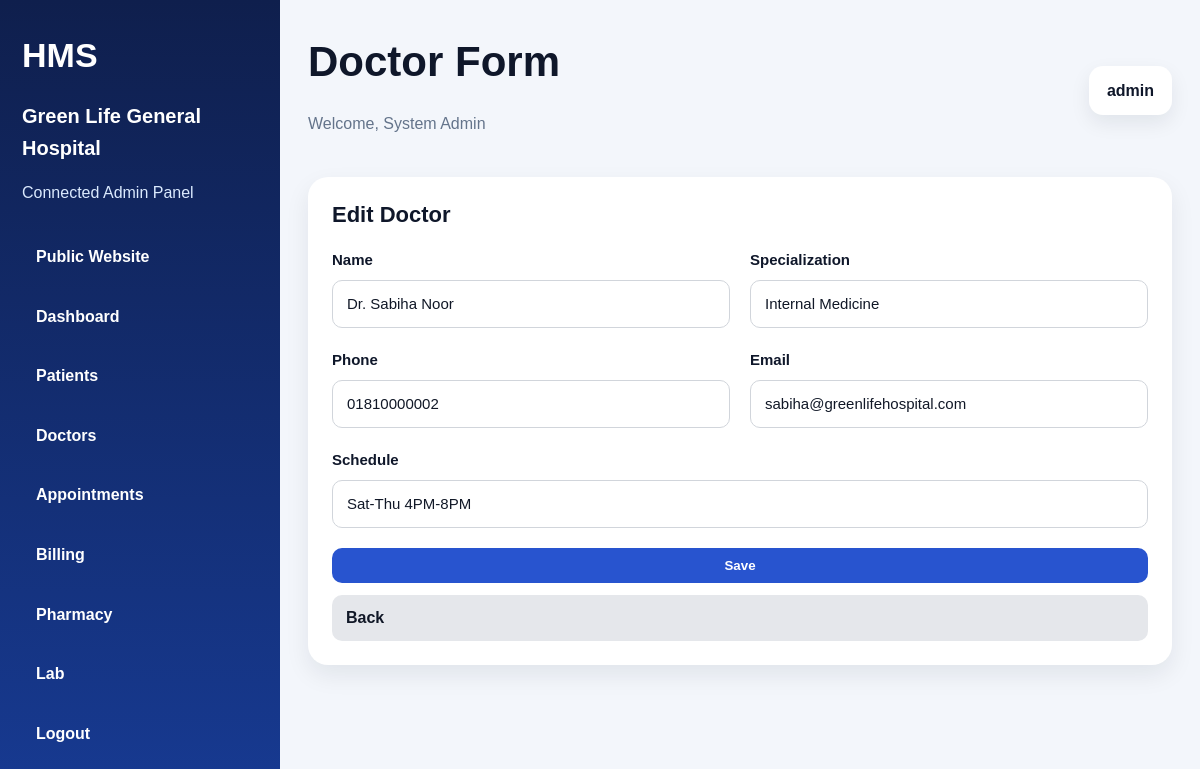
/admin/modules/doctors/form.php?id=2 (signed in), run on the app's committed database.
### tables this page shows
CREATE TABLE doctors (
  id INT AUTO_INCREMENT PRIMARY KEY,
  name VARCHAR(120) NOT NULL,
  specialization VARCHAR(120) NOT NULL,
  phone VARCHAR(30) DEFAULT '',
  email VARCHAR(120) DEFAULT '',
  schedule VARCHAR(180) DEFAULT '',
  created_at DATETIME NOT NULL
);

### config/app.php (called while the page is built, shortened)
<?php
function e($v): string
{
    return htmlspecialchars((string) $v, ENT_QUOTES, 'UTF-8');
}

### admin/modules/doctors/form.php (the view, shortened to what this page needs)
<?php
require_once __DIR__ . '/../../../config/database.php';
$id = (int) ($_GET['id'] ?? 0);
$row = [
    'name' => '',
    'specialization' => '',
    'phone' => '',
    'email' => '',
    'schedule' => ''
];
if ($id) {
    $st = $pdo->prepare('SELECT * FROM doctors WHERE id = ?');
    $st->execute([$id]);
    $row = $st->fetch() ?: $row;
}
include __DIR__ . '/../../partials/header.php';
?>
<div class="table-card form-card">
    <div class="table-head">
        <h3><?= $id ? 'Edit Doctor' : 'Add Doctor' ?></h3>
    </div>
    <div class="form-body">
        <form method="post" class="grid-2">
            <div class="form-group">
                <label>Name</label>
                <input
                    class="form-control"
                    name="name"
                    value="<?= e($row['name']) ?>"
                    required
                >
            </div>
            <div class="form-group">
                <label>Specialization</label>
                <input
                    class="form-control"
                    name="specialization"
                    value="<?= e($row['specialization']) ?>"
                    required
                >
            </div>
            <div class="form-group">
                <label>Phone</label>
                <input
                    class="form-control"
                    name="phone"
                    value="<?= e($row['phone']) ?>"
                >
            </div>
            <div class="form-group">
                <label>Email</label>
                <input
                    class="form-control"
                    type="email"
                    name="email"
                    value="<?= e($row['email']) ?>"
                >
            </div>
            <div class="form-group full-width">
                <label>Schedule</label>
                <input
                    class="form-control"
                    name="schedule"
                    value="<?= e($row['schedule']) ?>"
                >
            </div>
            <div class="form-group full-width form-actions">
                <button class="btn btn-primary" type="submit">Save</button>
                <a class="btn btn-secondary" href="index.php">Back</a>
            </div>
        </form>
    </div>
</div>
<?php include __DIR__ . '/../../partials/footer.php'; ?>

### assets/css/style.css (style rules this page uses)
:root { --bg:#f4f7fb; --card:#fff; --text:#172033; --muted:#5f6b7a; --pri:#1d4ed8; --pri2:#0f172a; --line:#e5e7eb; --success:#16a34a; --warn:#d97706; --danger:#dc2626; --radius:22px; --shadow:0 16px 36px rgba(15,23,42,.10) }
* { box-sizing:border-box }
html { scroll-behavior:smooth }
body { margin:0; font-family:Arial,Helvetica,sans-serif; background:var(--bg); color:var(--text); line-height:1.6 }
a { text-decoration:none; color:inherit }
.btn { display:inline-flex; align-items:center; justify-content:center; padding:13px 20px; border-radius:14px; border:none; cursor:pointer; font-weight:700; transition:.25s ease }
.btn-primary { background:var(--pri); color:#fff }
.btn-secondary { background:#eef2ff; color:var(--pri2) }
.hero-card, .panel, .table-card, .stat-card, .info-card, .login-panel { background:var(--card); border-radius:var(--radius); box-shadow:var(--shadow) }
.form-group { display: flex; flex-direction: column; }
.full-width { grid-column: 1 / -1; }
.form-group label { font-size: 15px; font-weight: 700; color: #0f172a; margin-bottom: 8px; }
.form-control { width: 100%; height: 48px; border: 1px solid #d1d5db; border-radius: 12px; padding: 12px 14px; font-size: 15px; color: #111827; background: #ffffff; outline: none; box-sizing: border-box; }
.btn { display:inline-block; padding:12px 18px; border-radius:8px; text-decoration:none; border:none; cursor:pointer; font-weight:600; }
.btn-primary { background:#2854cf; color:#fff; }
.btn-secondary { background:#e5e7eb; color:#111827; }
.btn { display: inline-block; padding: 12px 18px; border-radius: 10px; text-decoration: none; border: none; cursor: pointer; font-weight: 600; }
.btn-primary { background: #2854cf; color: #fff; }
.btn-secondary { background: #e5e7eb; color: #111827; }
.admin-body { margin: 0; background: #f3f6fb; font-family: Arial, sans-serif; color: #0f172a; }
.table-card { background: #ffffff; border-radius: 20px; box-shadow: 0 10px 24px rgba(15, 23, 42, 0.08); overflow: hidden; }
.table-head { padding: 20px 24px 0; }
.table-head h3 { margin: 0 0 16px; font-size: 22px; color: #0f172a; }
.btn-secondary { background: #e5e7eb; color: #111827; text-decoration: none; padding: 10px 14px; border-radius: 10px; font-weight: 600; display: inline-block; }
.btn-primary { background: #2854cf; color: #ffffff; text-decoration: none; padding: 10px 14px; border-radius: 10px; font-weight: 600; display: inline-block; }
.form-card { overflow: hidden; }
.form-body { padding: 0 24px 24px; }
.grid-2 { display: grid; grid-template-columns: 1fr 1fr; gap: 20px; }
.form-control { width: 100%; min-height: 46px; border: 1px solid #d1d5db; border-radius: 10px; padding: 10px 14px; font-size: 15px; color: #111827; background: #ffffff; box-sizing: border-box; outline: none; }
.form-actions { display: flex; gap: 12px; flex-wrap: wrap; }

### admin/partials/header.php (style rules this page uses)
.btn-primary { white-space:nowrap; }
.btn-secondary { white-space:nowrap; }

### data on the page
doctors: name "Dr. Sabiha Noor", specialization "Internal Medicine", phone "01810000002", email "sabiha@greenlifehospital.com", schedule "Sat-Thu 4PM-8PM"

### other printed values
APP_NAME "Green Life General Hospital"
$pageTitle "Doctor Form"
$_SESSION['admin_name'] "System Admin"
$_SESSION['admin_username'] "admin"
